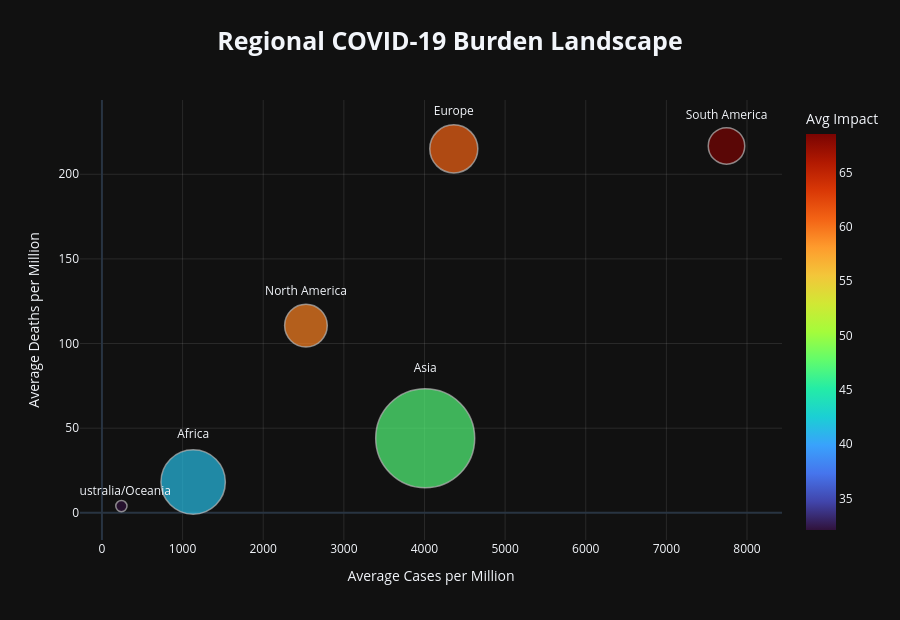

The cell this chart's notebook holds for it:
### Markdown cell above
## 8. Regional COVID-19 Intelligence

### Analytical Question

How does COVID-19 burden vary across geographical regions?

### Code cell
# REGIONAL COVID-19 INTELLIGENCE

regional_chart = (
    covid_clean
    .groupby("Continent", dropna=False)
    .agg(
        Countries=("Country", "count"),
        Population=("Population", "sum"),
        Total_Cases=("TotalCases", "sum"),
        Total_Deaths=("TotalDeaths", "sum"),
        Avg_Impact=("COVID_Impact_Score", "mean"),
        Avg_Cases_per_1M=("Calculated_Cases_per_1M", "mean"),
        Avg_Deaths_per_1M=("Calculated_Deaths_per_1M", "mean")
    )
    .reset_index()
)

regional_chart = regional_chart.dropna(
    subset=["Continent", "Avg_Impact"]
)

fig = px.scatter(
    regional_chart,
    x="Avg_Cases_per_1M",
    y="Avg_Deaths_per_1M",
    size="Population",
    color="Avg_Impact",
    text="Continent",
    color_continuous_scale="Turbo",
    hover_data={
        "Countries": True,
        "Population": ":,.0f",
        "Total_Cases": ":,.0f",
        "Total_Deaths": ":,.0f",
        "Avg_Impact": ":.2f",
        "Avg_Cases_per_1M": ":,.0f",
        "Avg_Deaths_per_1M": ":,.0f"
    },
    size_max=70,
    title="<b>Regional COVID-19 Burden Landscape</b>",
    labels={
        "Avg_Cases_per_1M": "Average Cases per Million",
        "Avg_Deaths_per_1M": "Average Deaths per Million",
        "Avg_Impact": "Average Impact Score"
    },
    height=620
)

fig.update_traces(
    textposition="top center",
    marker=dict(
        line=dict(
            width=1.5,
            color="rgba(255,255,255,0.7)"
        )
    )
)

fig.update_layout(
    template="plotly_dark",
    title=dict(
        x=0.5,
        font=dict(size=25)
    ),
    xaxis=dict(
        showgrid=True,
        gridcolor="rgba(255,255,255,0.10)"
    ),
    yaxis=dict(
        showgrid=True,
        gridcolor="rgba(255,255,255,0.10)"
    ),
    coloraxis_colorbar=dict(
        title="Avg Impact"
    )
)

fig.show()

### Figure 1 — Plotly figure (JSON) as saved in the notebook; plotly's stock layout.template omitted (floating-point values rounded to 4 significant figures)
{"data": [{"customdata": [[57.0, 1344000000.0, 1012000.0, 22110.0, 41.48], [48.0, 3174000000.0, 4690000.0, 100600.0, 47.11], [6.0, 40960000.0, 21740.0, 281.0, 32.1], [48.0, 747700000.0, 2983000.0, 205200.0, 60.71], [35.0, 589500000.0, 5919000.0, 229900.0, 59.34], [14.0, 431100000.0, 4543000.0, 154900.0, 68.53]], "hovertemplate": "Average Cases per Million=%{x:,.0f}<br>Average Deaths per Million=%{y:,.0f}<br>Population=%{customdata[1]:,.0f}<br>Continent=%{text}<br>Countries=%{customdata[0]}<br>Total_Cases=%{customdata[2]:,.0f}<br>Total_Deaths=%{customdata[3]:,.0f}<br>Average Impact Score=%{marker.color:.2f}<extra></extra>", "legendgroup": "", "marker": {"color": [41.48, 47.11, 32.1, 60.71, 59.34, 68.53], "coloraxis": "coloraxis", "line": {"color": "rgba(255,255,255,0.7)", "width": 1.5}, "size": [1344000000.0, 3174000000.0, 40960000.0, 747700000.0, 589500000.0, 431100000.0], "sizemode": "area", "sizeref": 647700.0, "symbol": "circle"}, "mode": "markers+text", "name": "", "orientation": "v", "showlegend": false, "text": ["Africa", "Asia", "Australia/Oceania", "Europe", "North America", "South America"], "textposition": "top center", "type": "scatter", "x": [1131.0, 4009.0, 241.0, 4364.0, 2530.0, 7746.0], "xaxis": "x", "y": [18.2, 44.01, 3.959, 215.0, 110.6, 216.7], "yaxis": "y"}], "layout": {"coloraxis": {"autocolorscale": false, "colorbar": {"title": {"text": "Avg Impact"}}, "colorscale": [[0, "#30123b"], [0.07143, "#4145ab"], [0.1429, "#4675ed"], [0.2143, "#39a2fc"], [0.2857, "#1bcfd4"], [0.3571, "#24eca6"], [0.4286, "#61fc6c"], [0.5, "#a4fc3b"], [0.5714, "#d1e834"], [0.6429, "#f3c63a"], [0.7143, "#fe9b2d"], [0.7857, "#f36315"], [0.8571, "#d93806"], [0.9286, "#b11901"], [1, "#7a0402"]]}, "height": 620, "legend": {"itemsizing": "constant", "tracegroupgap": 0}, "title": {"font": {"size": 25}, "text": "<b>Regional COVID-19 Burden Landscape</b>", "x": 0.5}, "xaxis": {"anchor": "y", "domain": [0, 1], "gridcolor": "rgba(255,255,255,0.10)", "showgrid": true, "title": {"text": "Average Cases per Million"}}, "yaxis": {"anchor": "x", "domain": [0, 1], "gridcolor": "rgba(255,255,255,0.10)", "showgrid": true, "title": {"text": "Average Deaths per Million"}}}}
